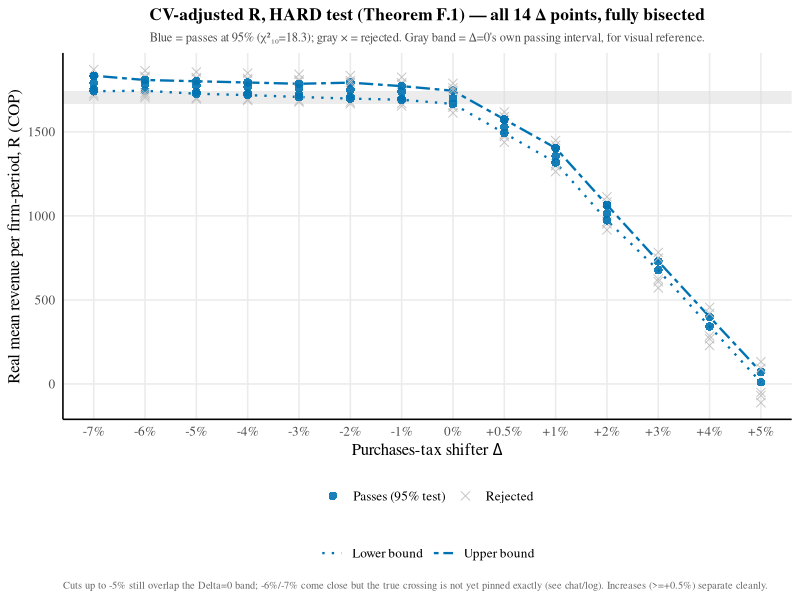

Write R code to recreate this figure.
## Final standard AK2020-style CI plot, HARD (absolute Theorem F.1) test,
## CV-adjusted R, all 14 Delta points (-7% to +5%), after the Step-2
## hard-test-targeted fine bisection. Bound convention: outermost TESTED
## point that passes (matches this project's standard, and AK2020's own
## F_figure1.R) -- not a further-interpolated "true" crossing (see
## Research-log/log.md for the -6%/-7% resolution-precision caveat found
## while investigating this). 2026-09-13.

suppressMessages(library(tidyverse))

n <- 32232; dg <- 10
qc <- qchisq(0.95, dg)
wong_blue <- "#0072B2"; gray_fail <- "grey75"
delta_pct <- function(x) paste0(ifelse(x > 0, "+", ""), round(x * 100, 2), "%")

df <- read.csv("Code/Products/1299-cv-all-final-combined.csv") %>%
    mutate(R_round = round(R, 4)) %>% distinct(Delta, R_round, .keep_all = TRUE) %>% select(-R_round)

df <- df %>% mutate(TS = 2 * n * Lhat, pass = TS <= qc)

bounds <- df %>% group_by(Delta) %>%
    summarise(r_min_tested = min(R), r_max_tested = max(R),
              lower = suppressWarnings(min(R[pass])), upper = suppressWarnings(max(R[pass])),
              .groups = "drop") %>%
    mutate(open_low = is.finite(lower) & lower <= r_min_tested + 1e-6,
           open_high = is.finite(upper) & upper >= r_max_tested - 1e-6)

band <- bounds %>% filter(is.finite(lower)) %>% select(Delta, lower, upper) %>%
    pivot_longer(c(lower, upper), names_to = "bound", values_to = "R") %>%
    mutate(bound = recode(bound, lower = "Lower bound", upper = "Upper bound"))

delta_levels <- sort(unique(df$Delta))
df <- df %>% mutate(pass_lab = ifelse(pass, "Passes (95% test)", "Rejected"),
                     Delta_f = factor(Delta, levels = delta_levels, labels = delta_pct(delta_levels)))
band <- band %>% mutate(Delta_f = factor(Delta, levels = delta_levels, labels = delta_pct(delta_levels)))

open_side_rows <- bounds %>% filter(open_low | open_high)
open_rays <- if (nrow(open_side_rows) == 0) {
    tibble(Delta = numeric(0), R = numeric(0), Delta_f = factor())
} else {
    open_side_rows %>% rowwise() %>%
    mutate(ray = list(tibble(R = c(
        if (open_low) lower - 0.12 * (r_max_tested - r_min_tested) else NA,
        if (open_high) upper + 0.12 * (r_max_tested - r_min_tested) else NA
    )))) %>% ungroup() %>% select(Delta, ray) %>% unnest(ray) %>%
    mutate(Delta_f = factor(Delta, levels = delta_levels, labels = delta_pct(delta_levels))) %>%
    filter(!is.na(R))
}

## Baseline (Delta=0) reference band, to make "distinguishable from baseline"
## visually obvious across the whole plot
zero_bounds <- bounds %>% filter(Delta == 0)

p <- ggplot() +
    annotate("rect", xmin = -Inf, xmax = Inf, ymin = zero_bounds$lower, ymax = zero_bounds$upper,
              fill = "grey85", alpha = 0.5) +
    geom_line(data = band, aes(x = Delta_f, y = R, group = bound, linetype = bound),
              color = wong_blue, linewidth = 0.8) +
    geom_point(data = df, aes(x = Delta_f, y = R, color = pass_lab, shape = pass_lab),
               size = 2.6, alpha = 0.9) +
    { if (nrow(open_rays) > 0) geom_point(data = open_rays, aes(x = Delta_f, y = R),
               shape = 17, color = wong_blue, size = 2.6, alpha = 0.7) } +
    scale_color_manual(values = c("Passes (95% test)" = wong_blue, "Rejected" = gray_fail), name = NULL) +
    scale_shape_manual(values = c("Passes (95% test)" = 16, "Rejected" = 4), name = NULL) +
    scale_linetype_manual(values = c("Upper bound" = "twodash", "Lower bound" = "dotted"), name = NULL) +
    guides(color = guide_legend(order = 1), shape = guide_legend(order = 1),
           linetype = guide_legend(order = 2, override.aes = list(color = wong_blue))) +
    labs(x = expression(paste("Purchases-tax shifter ", Delta)), y = "Real mean revenue per firm-period, R (COP)",
         title = "CV-adjusted R, HARD test (Theorem F.1) — all 14 Δ points, fully bisected",
         subtitle = paste0("Blue = passes at 95% (χ²₁₀=", round(qc, 1),
                            "); gray × = rejected. Gray band = Δ=0's own passing interval, for visual reference."),
         caption = "Cuts up to -5% still overlap the Delta=0 band; -6%/-7% come close but the true crossing is not yet pinned exactly (see chat/log). Increases (>=+0.5%) separate cleanly.") +
    theme_minimal(base_size = 12) +
    theme(panel.grid.minor = element_blank(), axis.line = element_line(color = "black"),
          plot.title = element_text(family = "Times", size = 12.5, face = "bold", hjust = 0.5),
          plot.subtitle = element_text(family = "Times", size = 9, hjust = 0.5, color = "grey30"),
          plot.caption = element_text(family = "Times", size = 7.5, color = "grey40", hjust = 0),
          legend.position = "bottom", legend.box = "vertical", text = element_text(family = "Times"))

ggsave("Paper/images/1299-cv-14delta-hard.png", p, width = 11, height = 7.5, dpi = 300)
cat("Saved: Paper/images/1299-cv-14delta-hard.png\n")
print(bounds %>% select(Delta, lower, upper, open_low, open_high))
